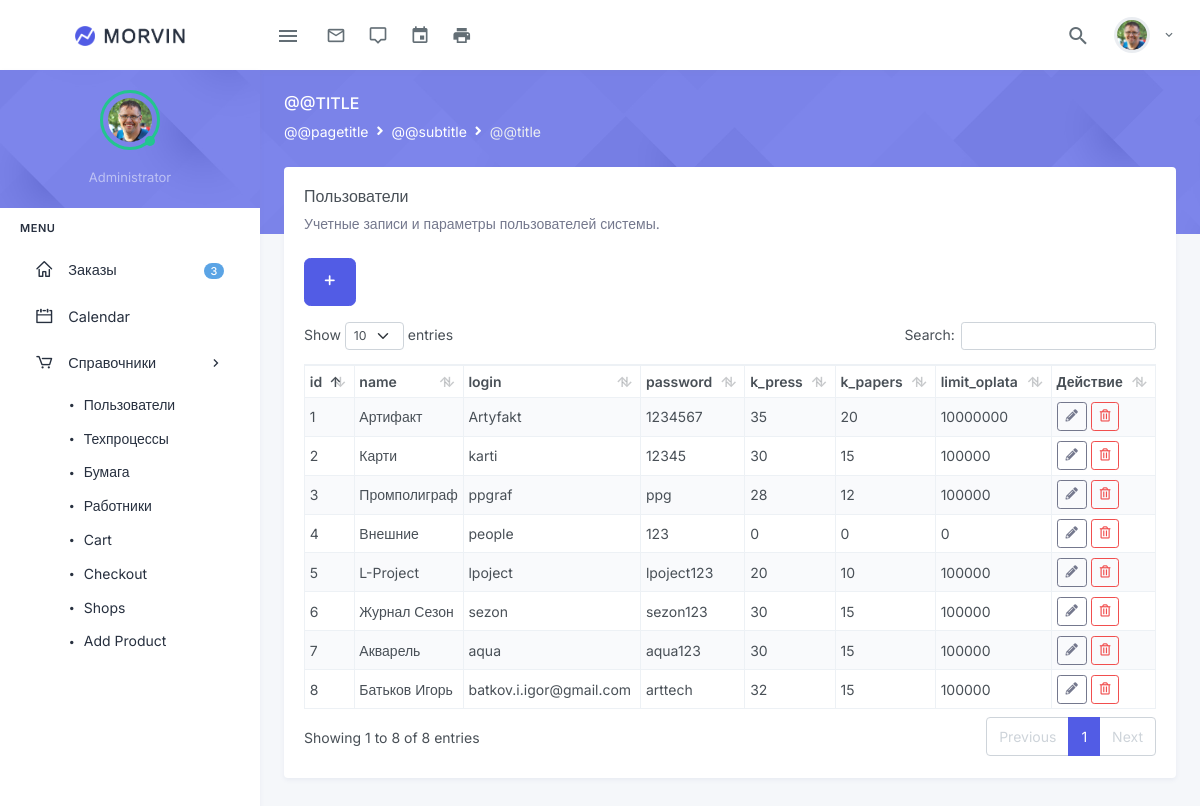
/2_users.php, run on the app's committed database.
### tables this page shows
CREATE TABLE `clients_table` (
  `id` int NOT NULL,
  `name` varchar(60) NOT NULL,
  `login` varchar(40) NOT NULL,
  `password` varchar(20) NOT NULL,
  `k_press` int NOT NULL,
  `k_papers` int NOT NULL,
  `limit_oplata` int NOT NULL
);

### 2_users.php (the view, shortened to what this page needs)
<?php
require 'partials/db.php';
$sql = $pdo->prepare("SELECT * FROM `clients_table`");
$sql->execute();
$result = $sql->fetchAll();
?>
<!DOCTYPE html>
<html lang='ru'>
<head>
    <?php include "partials/head-css.php" ?>
</head>
<body>
    <div id="layout-wrapper">
        <?php include "partials/topbar.php" ?>
        <?php include "partials/sidebar.php" ?>
        <div class="main-content">
            <div class="page-content">
                <?php include "partials/page-title.php" ?>
                <div class="container-fluid">
                    <div class="page-content-wrapper">
                        <div class="row">
                                <div class="col-12">
                                    <div class="card">
                                        <div class="card-body">
                                            <h4 class="header-title">Пользователи</h4>
                                            <p class="card-title-desc">Учетные записи и параметры пользователей системы.</p>
                                            <button class="btn btn-primary btn-lg mb-3" data-toggle="modal" data-target="#Modal"><i class="dripicons-plus align-middle"></i></button>
                                            <table id="datatable" class="table table-bordered dt-responsive nowrap table-sm table-striped" style="border-collapse: collapse; border-spacing: 0; width: 100%; vertical-align: middle;">
                                                <thead>
                                                <tr>
                                                    <?php
                                                    $sql_col = $pdo->prepare("DESC clients_table");
                                                    $sql_col->execute();
                                                    $result_col = $sql_col->fetchAll();
                                                    foreach ($result_col as $value_col) { ?>
                                                    <th><?=$value_col[0] ?></th>
                                                    <?php } ?>
                                                    <th>Действие</th>
                                                </tr>
                                                </thead>
                                                <tbody>
                                                <?php foreach ($result as $value) { ?>
                                                <tr>
                                                    <?php foreach ($result_col as $value_col) { ?>
                                                    <td><?=$value[$value_col[0]] ?></td>
                                                    <?php } ?>
                                                    <td>
                                                        <a href="?edit=<?=$value['id'] ?>" class="btn btn-outline-secondary btn-sm mb-0"
                                                            data-toggle="modal" data-target="#editModal<?=$value['id'] ?>">
                                                            <i class="fas fa-pencil-alt"></i></a>
                                                        <a href="?delete=<?=$value['id'] ?>" class="btn btn-outline-danger btn-sm mb-0"
                                                            data-toggle="modal" data-target="#deleteModal<?=$value['id'] ?>">
                                                            <i class="far fa-trash-alt"></i></a>
                                                    </td>
                                                </tr> <?php } ?>
                                                </tbody>
                                            </table>
                                        </div>
                                    </div>
                                </div>
                        </div>
                    </div>
                </div>
            </div>
        </div>
    </div>
</body>
</html>

### data on the page
clients_table: value_col "1", value_col "Артифакт", value_col "Artyfakt", value_col "1234567", value_col "35", value_col "20", value_col "10000000"
clients_table: value_col "2", value_col "Карти", value_col "karti", value_col "12345", value_col "30", value_col "15", value_col "100000"
clients_table: value_col "3", value_col "Промполиграф", value_col "ppgraf", value_col "ppg", value_col "28", value_col "12", value_col "100000"
clients_table: value_col "4", value_col "Внешние", value_col "people", value_col "123", value_col "0"
clients_table: value_col "5", value_col "L-Project", value_col "lpoject", value_col "lpoject123", value_col "20", value_col "10", value_col "100000"
clients_table: value_col "6", value_col "Журнал Сезон", value_col "sezon", value_col "sezon123", value_col "30", value_col "15", value_col "100000"
clients_table: value_col "7", value_col "Акварель", value_col "aqua", value_col "aqua123", value_col "30", value_col "15", value_col "100000"
clients_table: value_col "8", value_col "Батьков Игорь", value_col "batkov.i.igor@gmail.com", value_col "arttech", value_col "32", value_col "15", value_col "100000"

### other printed values
$value_col[0] "id"
$value_col[0] "name"
$value_col[0] "login"
$value_col[0] "password"
$value_col[0] "k_press"
$value_col[0] "k_papers"
$value_col[0] "limit_oplata"
